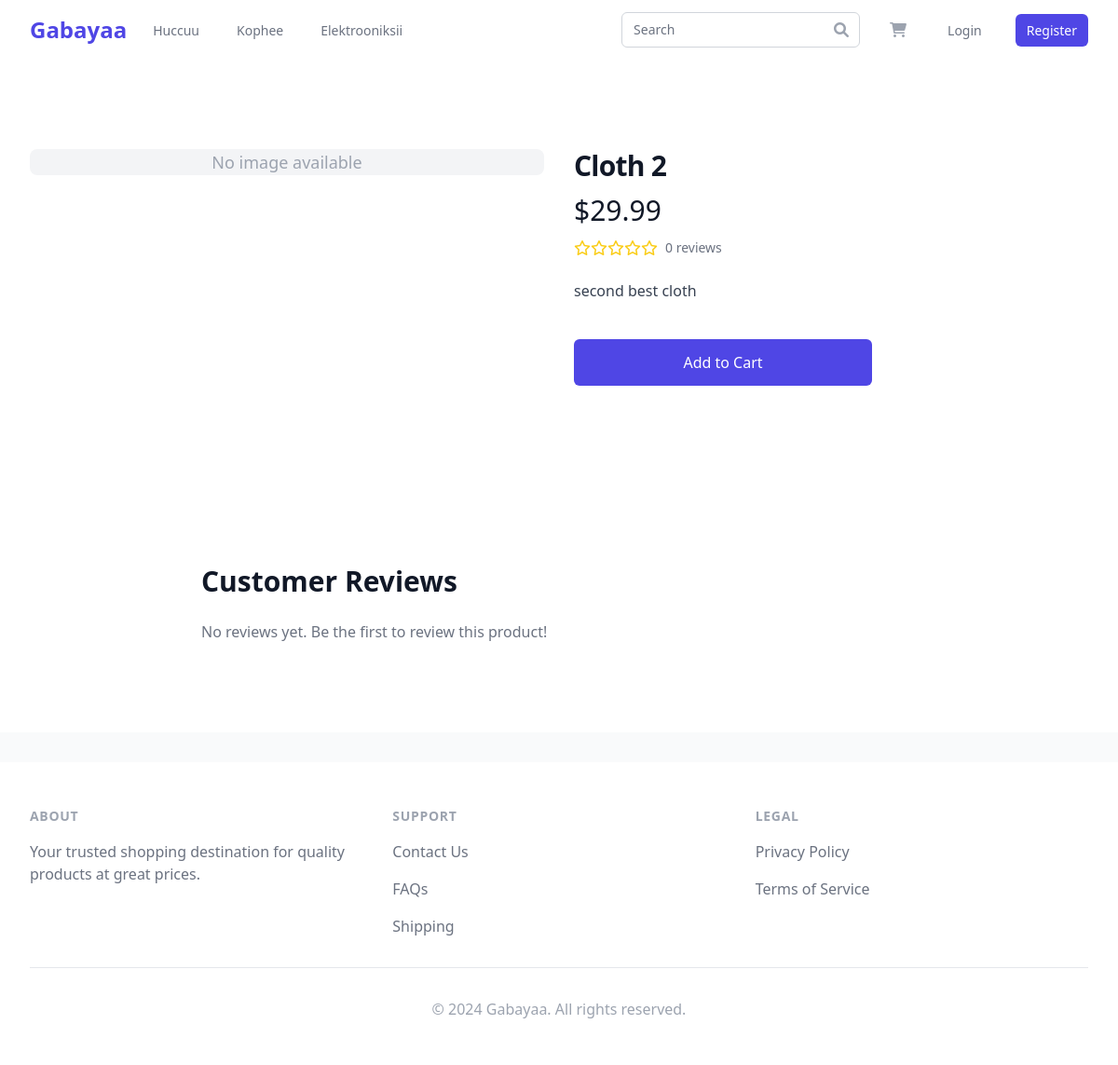
Before: /product_info/Huccuu/942b76d6-7da3-4f24-8aa6-31de8f377e60/ with the older database file.
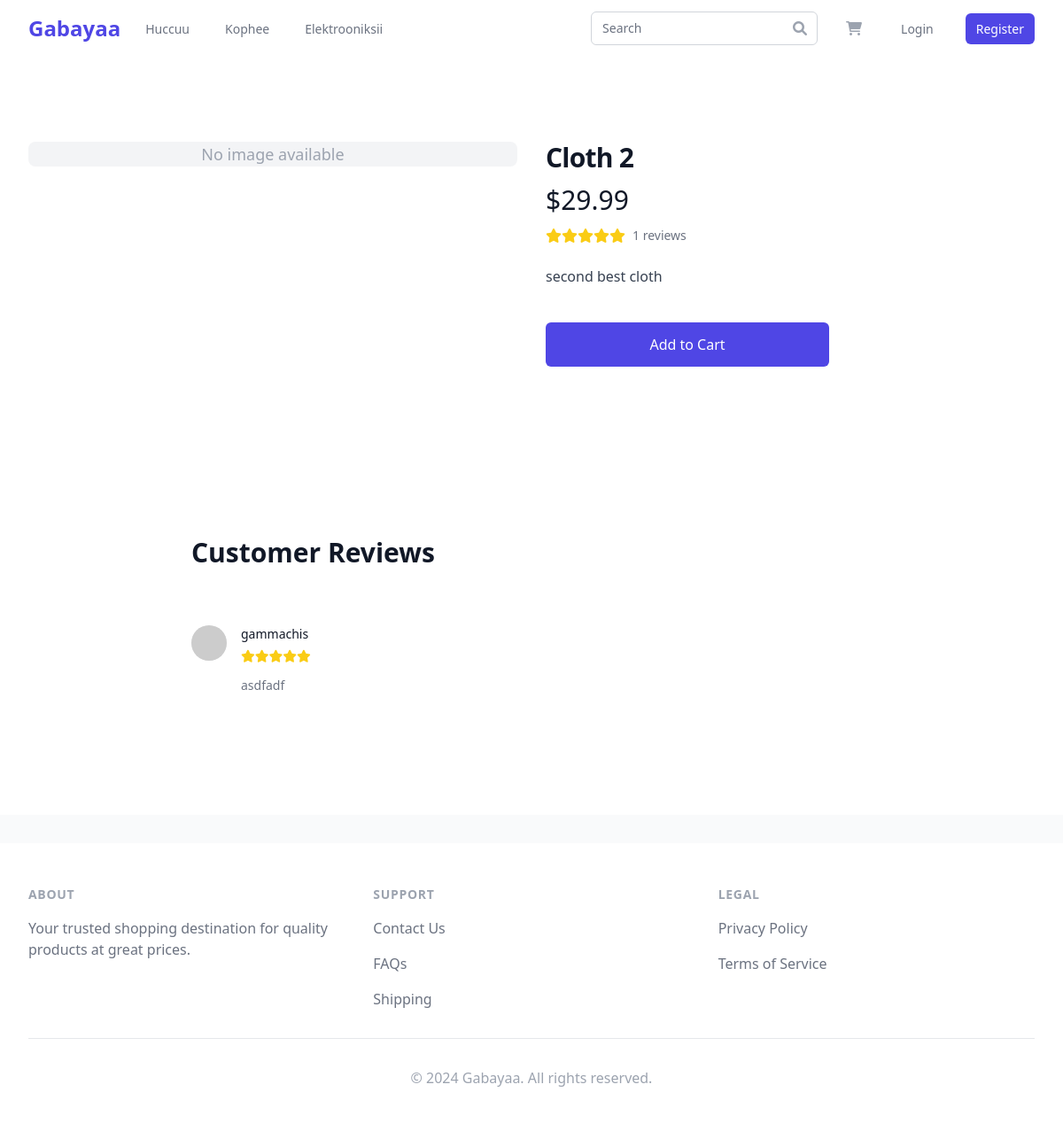
After: the same page with the newer database file.
### dukkaana/models.py (models this page shows, shortened)
class Product(models.Model):
    CATEGORY_CHOICES = (
        ('Huccuu', _('Huccuu')),
        ('Kophee', _('Kophee')),
        ('Electrooniksii', _('Electrooniksii')),
    )
    id = models.UUIDField(primary_key=True, default=uuid.uuid4, editable=False)
    category = models.CharField(
        _('category'),
        max_length=20,
        choices=CATEGORY_CHOICES,
        default='Huccuu'
    )
    name = models.CharField(_('name'), max_length=200, default='no name')
    slug = models.SlugField(_('slug'), max_length=200,
                            unique=True, default='no-name')
    price = models.DecimalField(
        _('price'),
        max_digits=10,
        decimal_places=2,
        validators=[MinValueValidator(Decimal('0.01'))],
        default=0.00
    )
    quantity = models.PositiveIntegerField(
        _('quantity'),
        default=1,
        validators=[MinValueValidator(1)]
    )
    description = models.TextField(_('description'), blank=True)
    features = models.TextField(_('features'), blank=True)
    specifications = models.JSONField(
        _('specifications'), default=dict, blank=True)
    is_active = models.BooleanField(_('active'), default=True)
    created_at = models.DateTimeField(_('created at'), auto_now_add=True)
    updated_at = models.DateTimeField(_('updated at'), auto_now=True)
    rating = models.DecimalField(
        _('rating'),
        max_digits=3,
        decimal_places=2,
        default=0.00,
        validators=[MinValueValidator(0), MaxValueValidator(5)]
    )
    review_count = models.PositiveIntegerField(_('review count'), default=0)
    class Meta:
        verbose_name = _('product')
        verbose_name_plural = _('products')
        ordering = ['-created_at']
        indexes = [
            models.Index(fields=['category']),
            models.Index(fields=['name']),
            models.Index(fields=['price']),
            models.Index(fields=['rating']),
        ]
    def __str__(self):
        return self.name

class Review(models.Model):
    product = models.ForeignKey(
        Product,
        on_delete=models.CASCADE,
        related_name='reviews',
        verbose_name=_('product')
    )
    user = models.ForeignKey(
        Customer,
        on_delete=models.CASCADE,
        related_name='reviews',
        verbose_name=_('user')
    )
    rating = models.PositiveSmallIntegerField(
        _('rating'),
        validators=[MinValueValidator(1), MaxValueValidator(5)]
    )
    title = models.CharField(_('title'), max_length=200)
    comment = models.TextField(_('comment'))
    created_at = models.DateTimeField(_('created at'), auto_now_add=True)
    updated_at = models.DateTimeField(_('updated at'), auto_now=True)
    is_verified = models.BooleanField(_('verified'), default=False)
    class Meta:
        verbose_name = _('review')
        verbose_name_plural = _('reviews')
        ordering = ['-created_at']
        unique_together = ['product', 'user']
    def __str__(self):
        return f"Review by {self.user.username} for {self.product.name}"

class Customer(AbstractUser):
    first_name = models.CharField(_('first name'), max_length=30)
    last_name = models.CharField(_('last name'), max_length=30)
    email = models.EmailField(_('email address'), unique=True)
    phone_number = models.CharField(
        _('phone number'),
        max_length=20,
        null=True,
        validators=[RegexValidator(
            regex=r'^\+?1?\d{9,15}$',
            message=_(
                "Phone number must be entered in the format: '+999999999'. Up to 15 digits allowed.")
        )]
    )
    street_address = models.CharField(
        _('street address'), max_length=100, null=True)
    city = models.CharField(_('city'), max_length=50, null=True)
    state = models.CharField(_('state'), max_length=50, null=True)
    zip_code = models.CharField(
        _('zip code'),
        max_length=10,
        null=True,
        validators=[RegexValidator(
            regex=r'^\d{5}(-\d{4})?$',
            message=_("Zip code must be in the format: '12345' or '12345-6789'.")
        )]
    )
    billing_address = models.CharField(
        _('billing address'), max_length=100, null=True, blank=True)
    created_at = models.DateTimeField(_('created at'), auto_now_add=True)
    updated_at = models.DateTimeField(_('updated at'), auto_now=True)
    email_verified = models.BooleanField(_('email verified'), default=False)
    phone_verified = models.BooleanField(_('phone verified'), default=False)
    objects = MyAccountManager()
    class Meta:
        verbose_name = _('customer')
        verbose_name_plural = _('customers')

### dukkaana/views/product_views.py (the view)
# urls.py: path('product_info/<str:category>/<str:id>/',
def product_info(request, category, id):
    try:
        product = get_object_or_404(
            Product.objects.select_related().prefetch_related('images', 'reviews'),
            id=id,
            category=category,
            is_active=True
        )
        related_products = Product.objects.filter(
            category=category,
            is_active=True
        ).exclude(id=id).select_related().prefetch_related('images')[:4]
        reviews = product.reviews.all().select_related('user').order_by('-created_at')
        context = {
            'product': product,
            'related_products': related_products,
            'reviews': reviews,
        }
        print("context", context)
        return render(request, 'view/product_info.html', context)
    except Http404:
        print("Http404")
        messages.error(request, _('Product not found.'))
        return redirect('home')
    except Exception as e:
        print("Exception", e)
        messages.error(request, _(
            'An error occurred while loading the product details.'))
        return redirect('home')

### dukkaana/context_processors.py (called while the page is built, shortened)
def cart_context(request):
    cart = None
    cart_items = []
    total_items = 0
    total_price = 0
    if request.user.is_authenticated:
        try:
            cart = Cart.objects.get(user=request.user)
            cart_items = CartItem.objects.filter(
                cart=cart).select_related('product')
            total_items = sum(item.quantity for item in cart_items)
            total_price = cart.total_price
        except Cart.DoesNotExist:
            pass
    else:
        session_cart = get_session_cart(request)
        cart = SimpleNamespace(
            total_price=round(total_price, 2),
            transaction_fee=round(total_price * 0.03, 2)
        )
    return {
        'cart': cart,
        'cart_items': cart_items,
        'total_items': total_items,
        'total_price': total_price,
    }

### dukkaana/views/cart_views.py (called while the page is built)
def get_session_cart(request):
    cart_json = request.session.get('cart', '{}')
    return convertToDict(cart_json)

### dukkaana/views/helper.py (called while the page is built)
def convertToDict(cart_json):
    cart = {}
    if isinstance(cart_json, str):
        cart = json.loads(cart_json)
    else:
        cart = cart_json
    return cart

### gabayaa/dukkaana/templates/view/product_info.html (shortened to what the changed rows need)
{% extends 'base.html' %}
{% block content %}
<div class="bg-white">
  <div class="max-w-7xl mx-auto py-16 px-4 sm:py-24 sm:px-6 lg:px-8">
    <div class="lg:grid lg:grid-cols-2 lg:gap-x-8 lg:items-start">
      <div class="mt-10 px-4 sm:px-0 sm:mt-16 lg:mt-0">
        <h1 class="text-3xl font-extrabold tracking-tight text-gray-900">
          {{ product.name }}
        </h1>
        <div class="mt-3">
          <p class="text-3xl text-gray-900">${{ product.price }}</p>
        </div>
        <div class="mt-3">
          <div class="flex items-center">
            <div class="flex items-center">
              {% for i in "12345" %} {% if forloop.counter <= product.rating %}
              <i class="fas fa-star text-yellow-400"></i>
              {% else %}
              <i class="far fa-star text-yellow-400"></i>
              {% endif %} {% endfor %}
            </div>
            <p class="ml-2 text-sm text-gray-500">
              {{ product.review_count }} reviews
            </p>
          </div>
        </div>
        <div class="mt-6">
          <div class="text-base text-gray-700 space-y-6">
            <p>{{ product.description }}</p>
          </div>
        </div>
        <form
          class="mt-6"
          method="POST"
          action="{% url 'add_to_cart' product.id %}"
        >
          <div class="mt-10 flex sm:flex-col1">
          </div>
        </form>
      </div>
    </div>
  </div>
</div>
<div class="bg-white">
  <div class="max-w-7xl mx-auto py-16 px-4 sm:py-24 sm:px-6 lg:px-8">
    <div class="max-w-3xl mx-auto">
      <h2 class="text-3xl font-extrabold text-gray-900">Customer Reviews</h2>
      <div class="mt-6 space-y-10">
        {% for review in product.reviews.all %}
        <div class="flex space-x-4 text-sm text-gray-500">
          <div class="flex-none py-10">
            <img
              src="https://ui-avatars.com/api/?name={{ review.user.username }}"
              alt=""
              class="h-10 w-10 rounded-full bg-gray-100"
            />
          </div>
          <div class="flex-1 py-10">
            <h3 class="font-medium text-gray-900">
              {{ review.user.username }}
            </h3>
            <div class="mt-2 flex items-center">
              {% for i in "12345" %} {% if forloop.counter <= review.rating %}
              <i class="fas fa-star text-yellow-400"></i>
              {% else %}
              <i class="far fa-star text-yellow-400"></i>
              {% endif %} {% endfor %}
            </div>
            <div class="mt-4 prose prose-sm max-w-none text-gray-500">
              <p>{{ review.comment }}</p>
            </div>
          </div>
        </div>
        {% empty %}
        <p class="text-gray-500">
          No reviews yet. Be the first to review this product!
        </p>
        {% endfor %}
      </div>
    </div>
  </div>
</div>
 {% endblock %}

Changed rows visible on the page:
changed Product "Cloth 2": rating 0 → 5 (drawn); review_count "0" → "1"
added Review: user.username "gammachis", rating 5 (drawn), comment "asdfadf"
Other visible differences:
text no longer shown: "No reviews yet. Be the first to review this product!"
